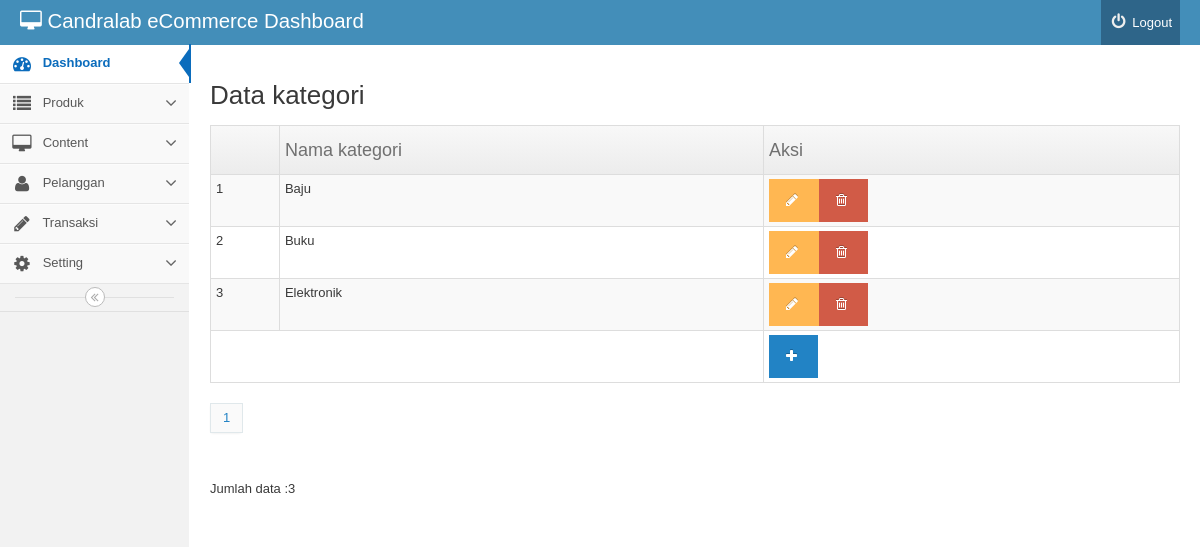
Screenshot of /backend/index.php?mod=kategori&pg=kategori_view (signed in) with the database file from the repository.
### tables this page shows
CREATE TABLE IF NOT EXISTS `kategori` (
  `idkategori` int(11) NOT NULL AUTO_INCREMENT,
  `nama_kategori` varchar(40) NOT NULL,
  PRIMARY KEY (`idkategori`)
);

### backend/kategori/kategori_view.php (the view, shortened to what this page needs)
	<h2 id="headings"> Data kategori</h2>
	<table  class="table table-striped table-bordered table-condensed">
		<thead>
		<th><td><h4>Nama kategori </h4></td><td><h4>Aksi</h4></td></th>
		</thead>
		<tbody>
		<?php
	$batas=5;
$halaman=0;
$posisi=null;
if(empty($halaman)){
	$posisi=0;
}else{
	$posisi=($halaman-1)* $batas;
}
$query="SELECT * from kategori limit $posisi,$batas ";
$result=mysql_query($query) or die(mysql_error());
$no=1;
while($rows=mysql_fetch_object($result)){
		?>
		<tr>
			<td><?php echo $posisi+$no
			?></td>
			<td><?php echo $rows -> nama_kategori; ?></td>
			<td><a href="index.php?mod=kategori&pg=kategori_form&id=<?php echo $rows -> idkategori; ?>"
				 class='btn btn-warning'><i class="icon-pencil"></i></a><a href="index.php?mod=kategori&pg=kategori_view&act=del&id=<?php echo $rows -> idkategori; ?>"
			onclick="return confirm('Yakin data akan dihapus?') ";
			class='btn btn-danger'> <i class="icon-trash"></i></a></td>
		</tr>
		<?php $no++;
		}
	?>
		<tr>
			<td colspan='2' ></td><td><a href="index.php?mod=kategori&pg=kategori_form"
			class='btn btn-primary'	><i class="icon-plus"></i></a></td>
		</tr>
		</tbody>
	</table>
<?php
		$tampil2 = mysql_query("select idkategori from kategori");
		$jmldata = mysql_num_rows($tampil2);
		$jumlah_halaman = ceil($jmldata / $batas);
		echo "<div class='pagination'> <ul>";
		for ($i = 1; $i <= $jumlah_halaman; $i++)
			echo "<li><a href='index.php?mod=kategori&pg=kategori_view&halaman=$i'>$i</a></li>";
	?>
</ul>
</div>
<br>Jumlah data :<?php echo $jmldata; ?>

### rows the page displays
kategori: no "1", nama_kategori "Baju"
kategori: no "2", nama_kategori "Buku"
kategori: no "3", nama_kategori "Elektronik"

### other values shown
$jmldata "3"
